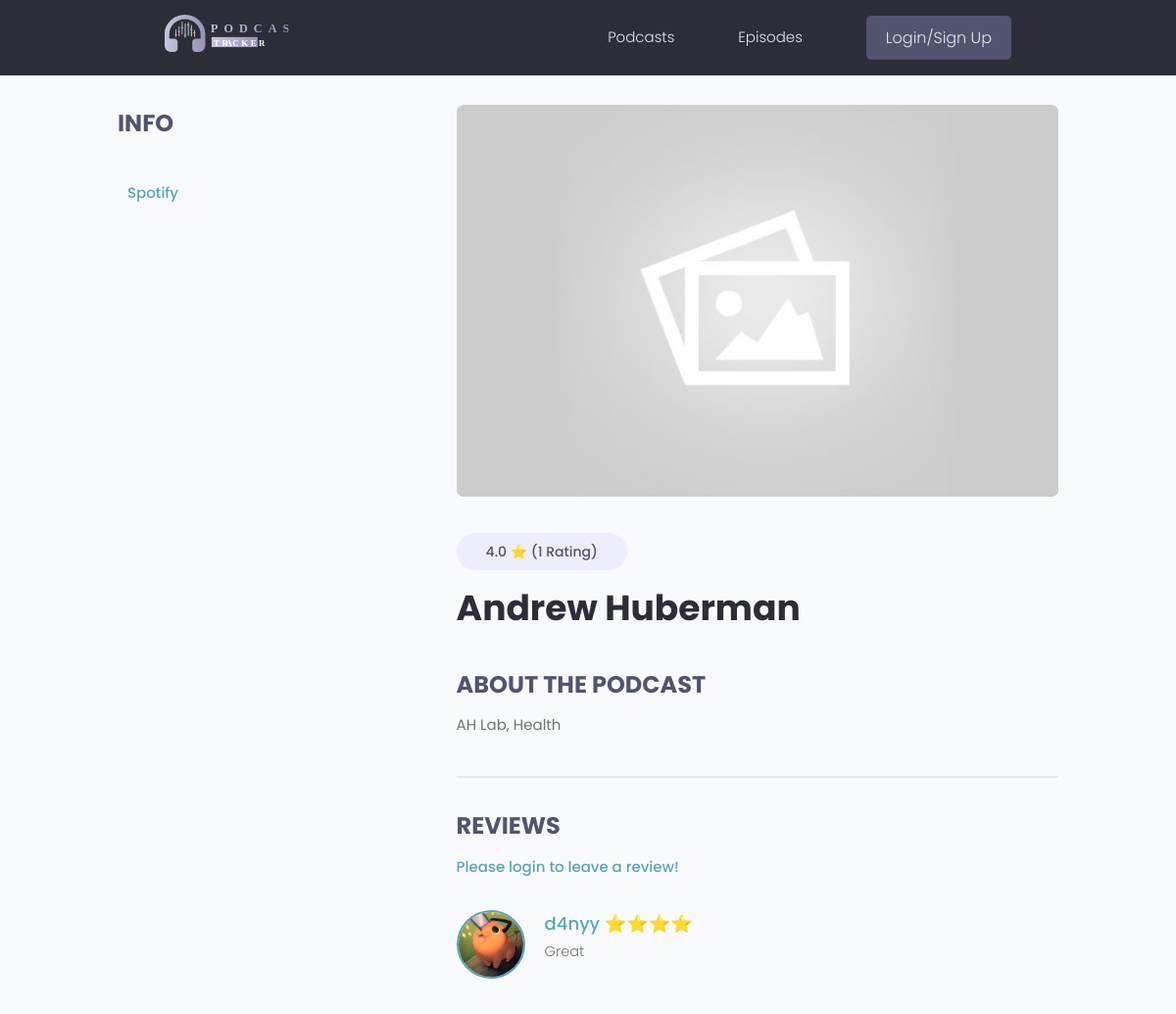
Page /podcast/733c464f-0208-4d7b-8af7-c0cd6a624fe3/ on the earlier database version.
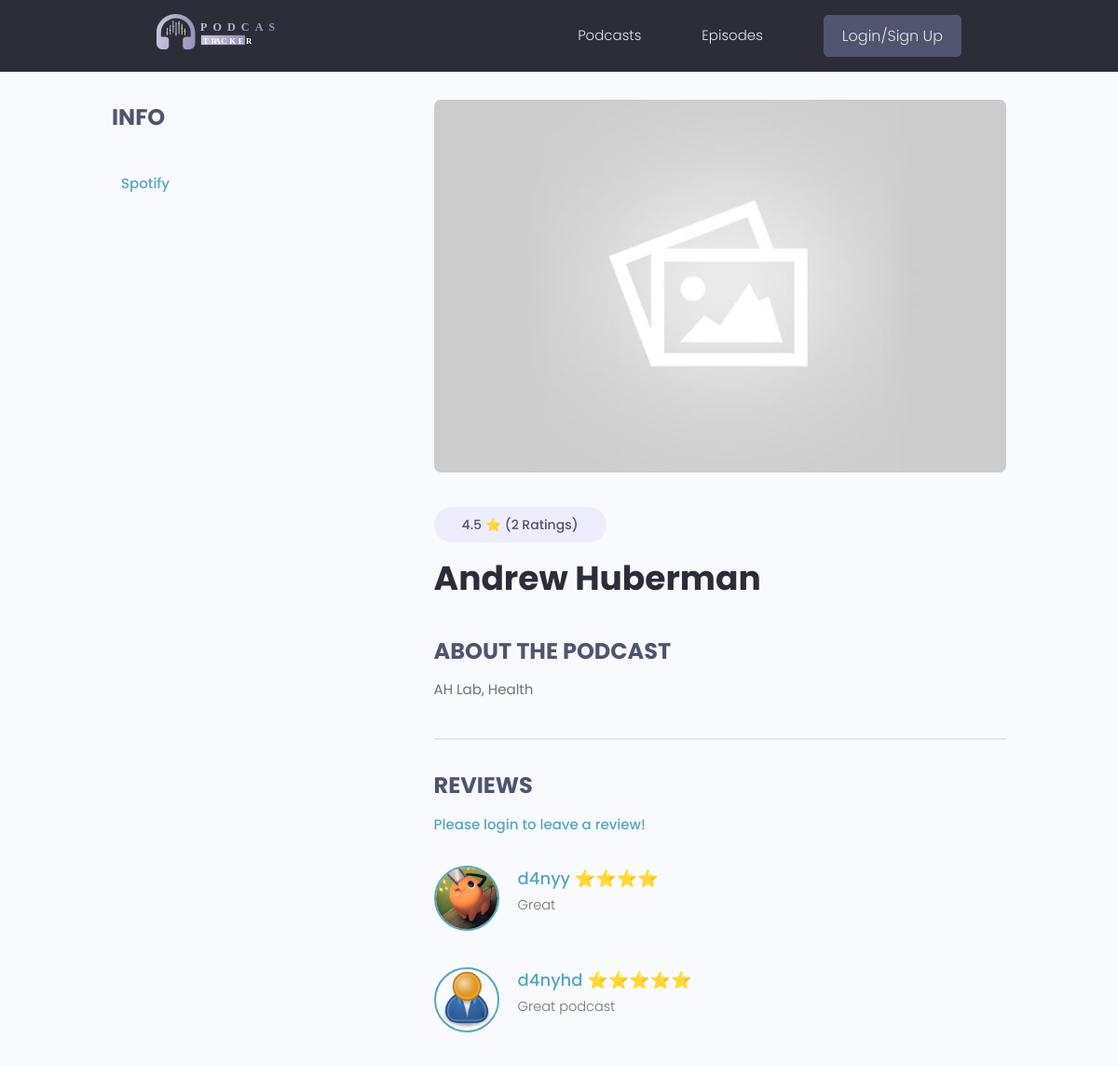
Same page on the later database version.
### podcasts/models.py (models this page shows, shortened)
class Podcast(models.Model):
    title = models.CharField(max_length=200)
    description = models.TextField(null=True, blank=True)
    featured_image=models.ImageField(null=True,blank=True, default="default.jpg")
    created = models.DateTimeField(auto_now_add=True)
    vote_total=models.IntegerField(default=0, null=True,blank=True)
    vote_ratio=models.FloatField(default=0, null=True,blank=True)
    id = models.UUIDField(default=uuid.uuid4, unique=True, primary_key=True, editable=False)
    spotifyid = models.CharField(max_length=200,null=True, blank=True)
    spotifyurl = models.CharField(max_length=2048,null=True, blank=True)
    spotifyimg = models.CharField(max_length=2048,null=True, blank=True)
    class Meta:
        ordering = ['-vote_total','-vote_ratio']
    @property
    def reviewers(self):
        queryset = self.reviews.all().values_list('owner__id',flat=True)
        return queryset

class Review(models.Model):
    RATING_CHOICES = [
        (1, '1 Star'),
        (2, '2 Stars'),
        (3, '3 Stars'),
        (4, '4 Stars'),
        (5, '5 Stars'),
    ]
    owner = models.ForeignKey(Profile, on_delete=models.CASCADE, null=True,blank=True)
    podcast = models.ForeignKey(Podcast, on_delete=models.CASCADE, related_name='reviews')
    value = models.IntegerField(choices=RATING_CHOICES)
    body = models.TextField(null=True, blank=True)
    created = models.DateTimeField(auto_now_add=True)
    id = models.UUIDField(default=uuid.uuid4, unique=True, primary_key=True, editable=False)
    class Meta:
        unique_together=[['owner','podcast']]

### users/models.py (models this page shows, shortened)
class Profile(models.Model):
    user = models.OneToOneField(User, on_delete=models.CASCADE, null=True, blank=True)
    name = models.CharField(max_length=200, blank=True, null=True)
    email = models.EmailField(max_length=500,blank=True,null=True)
    username = models.CharField(max_length=200, blank=True, null=True)
    profile_image = models.ImageField(null=True, blank=True, upload_to="profiles/", default="profiles/user-default.png")
    created = models.DateTimeField(auto_now_add=True)
    id = models.UUIDField(default=uuid.uuid4, unique=True, primary_key=True, editable=False)

### podcasts/views.py (the view, shortened to what this page needs)
# urls.py: path("podcast/<str:pk>/", views.podcast, name="podcast"),
def podcast(request, pk):
    podcastObj= Podcast.objects.get(id=pk)
    form = ReviewForm()
    reviews= Review.objects.filter(podcast=podcastObj)
    return render(request, "podcasts/single-podcast.html", {'podcast':podcastObj,'reviews':reviews,'form':form})

### podcasts/templates/podcasts/single-podcast.html (shortened to what this page needs)
{% extends "main.html" %}
{% block content %}
  <main class="singleProject my-md">
    <div class="container">
      <div class="layout">
        <div class="column column--1of3">
          <h3 class="singleProject__subtitle">Info</h3>
          <a class="singleProject__liveLink" href="#" target="_blank">Spotify
          </a>
        </div>
        <div class="column column--2of3">
          <img class="singleProject__preview" src="{{ podcast.featured_image.url }}" alt="portfolio thumbnail" />
          <span class="tag tag--pill tag--sub tag--lg">
            <small>{{ podcast.vote_ratio|floatformat:1 }} ⭐ ({{podcast.vote_total}} Rating{{podcast.vote_total|pluralize:"s"}})</small>
          </span>
          <h2 class="singleProject__title">{{podcast.title}}</h2>
          <h3 class="singleProject__subtitle">About the podcast</h3>
          <div class="singleProject__info">
            {{podcast.description}}
          </div>
          <div class="comments">
            <h3 class="singleProject__subtitle">Reviews</h3>
            {% if request.user.profile.id in podcast.reviewers %}
              {% else %}
              <a href="{% url 'login' %}?next={{request.path}}">Please login to leave a review!</a>
              {% endif %}
            <div class="commentList">
              {% for review in reviews %}
              <div class="comment">
                <a>
                  <img class="avatar avatar--md"
                    src="{{review.owner.profile_image.url}}" alt="user" />
                </a>
                <div class="comment__details">
                  {% if review.value == 1 %}
                  <a class="comment__author">{{review.owner.username}} ⭐</a>
                  {% elif review.value == 2 %}
                  <a class="comment__author">{{review.owner.username}} ⭐⭐</a>
                  {% elif review.value == 3 %}
                  <a class="comment__author">{{review.owner.username}} ⭐⭐⭐</a>
                  {% elif review.value == 4 %}
                  <a class="comment__author">{{review.owner.username}} ⭐⭐⭐⭐</a>
                  {% elif review.value == 5 %}
                  <a class="comment__author">{{review.owner.username}} ⭐⭐⭐⭐⭐</a>
                  {% endif %}
                  <p class="comment__info">  {{review.body}} </p>
                </div>
              </div>
                {% endfor %}
              </div>
            </div>
          </div>
        </div>
      </div>
  </main>
</body>
{% endblock content %}

Differences in the rows shown:
changed Podcast "Andrew Huberman": vote_ratio "4.0" → "4.5"; vote_total "1" → "2"
added Review: owner.profile_image (placeholder picture), owner.username "d4nyhd", body "Great podcast"
